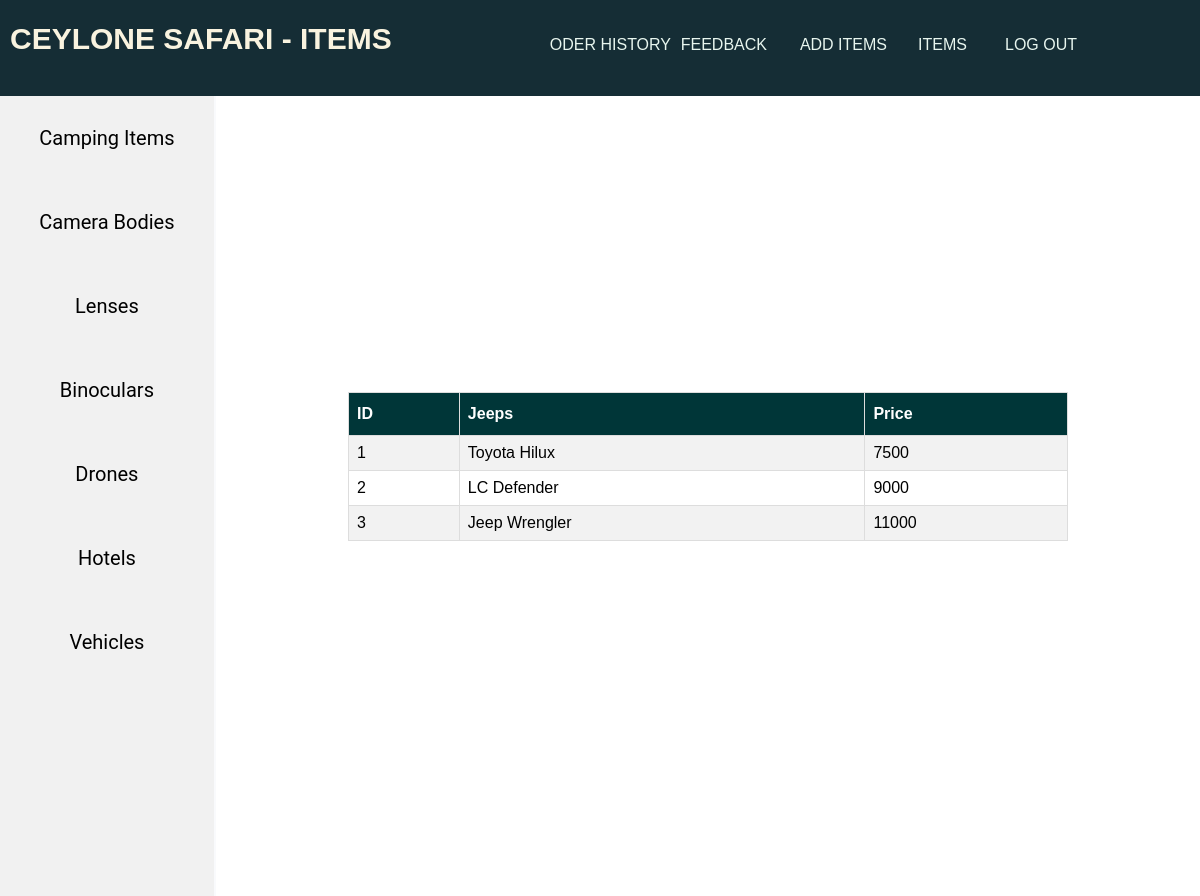
/adminJeeps.php, run on the app's committed database.
### tables this page shows
CREATE TABLE `jeeps` (
  `id` int(11) NOT NULL,
  `name` varchar(255) DEFAULT NULL,
  `price` double DEFAULT NULL,
  `options` varchar(255) NOT NULL,
  `imgsrc` varchar(255) DEFAULT NULL
);

### adminJeeps.php (the view, shortened to what this page needs)
<?php
include('./config/db_connect.php');
$sql = "SELECT * FROM jeeps ";
$result = mysqli_query($conn, $sql);
$Jeeps = mysqli_fetch_all($result, MYSQLI_ASSOC);
?>
<?php include('./src/Header_footer/adminItemHeader.php') ?>
<link rel="stylesheet" href="./src/css/adminItem.css">
<div class="table">
    <table id="customers">
        <tr>
            <th>ID</th>
            <th>Jeeps</th>
            <th>Price</th>
        </tr>
        <?php foreach($Jeeps as $jip): ?>
        <tr>
            <form action="adminJeeps.php" method="POST" role="form">
                <td><?php echo htmlspecialchars($jip['id']); ?></td>
                <td><?php echo htmlspecialchars($jip['name']); ?></td>
                <td><?php echo htmlspecialchars($jip['price']); ?></td>
            </form>
        </tr>
        <?php endforeach; ?>
    </table>
</div>
</body>
</html>

### src/css/admin.css (style rules this page uses)
body { padding: 0%; margin: 0%; font-family: Arial, Helvetica, sans-serif; }

### src/css/adminItem.css (style rules this page uses)
#customers { font-family: Arial, Helvetica, sans-serif; border-collapse: collapse; width: 100%; }
#customers td, #customers th { border: 1px solid #ddd; padding: 8px; }
#customers tr:nth-child(even) { background-color: #f2f2f2; }
#customers th { padding-top: 12px; padding-bottom: 12px; text-align: left; background-color: #003638; color: white; }
.table { display: flex; justify-content: center; width: 60%; margin-left: 29%; margin-top: -42%; color: #000; }

### data on the page
jeeps: id "1", name "Toyota Hilux", price "7500"
jeeps: id "2", name "LC Defender", price "9000"
jeeps: id "3", name "Jeep Wrengler", price "11000"
